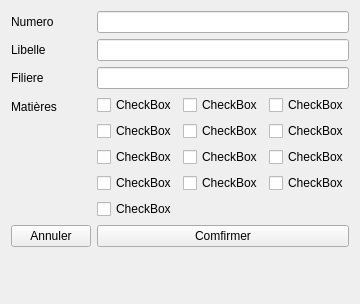
                  <widget class="QWidget" name="tabUE">
                   <attribute name="title">
                    <string>UE</string>
                   </attribute>
                   <layout class="QHBoxLayout" name="horizontalLayout_13">
                    <item>
                     <layout class="QFormLayout" name="formLayout_5">
                      <item row="0" column="0">
                       <widget class="QLabel" name="labelUE">
                        <property name="text">
                         <string>Numero</string>
                        </property>
                       </widget>
                      </item>
                      <item row="0" column="1">
                       <widget class="QLineEdit" name="numUE"/>
                      </item>
                      <item row="1" column="0">
                       <widget class="QLabel" name="libelleUE">
                        <property name="text">
                         <string>Libelle</string>
                        </property>
                       </widget>
                      </item>
                      <item row="1" column="1">
                       <widget class="QLineEdit" name="editlabelUE"/>
                      </item>
                      <item row="2" column="0">
                       <widget class="QLabel" name="labelNomFil_6">
                        <property name="text">
                         <string>Filiere</string>
                        </property>
                       </widget>
                      </item>
                      <item row="2" column="1">
                       <widget class="QLineEdit" name="editFiliereUE"/>
                      </item>
                      <item row="3" column="0">
                       <widget class="QLabel" name="labelNoteUE">
                        <property name="text">
                         <string>Matières</string>
                        </property>
                       </widget>
                      </item>
                      <item row="4" column="0">
                       <widget class="QPushButton" name="btnCancelUE">
                        <property name="text">
                         <string>Annuler</string>
                        </property>
                       </widget>
                      </item>
                      <item row="4" column="1">
                       <widget class="QPushButton" name="btnConfirmUE">
                        <property name="text">
                         <string>Comfirmer</string>
                        </property>
                       </widget>
                      </item>
                      <item row="5" column="1">
                       <spacer name="verticalSpacer_11">
                        <property name="orientation">
                         <enum>Qt::Vertical</enum>
                        </property>
                        <property name="sizeHint" stdset="0">
                         <size>
                          <width>20</width>
                          <height>40</height>
                         </size>
                        </property>
                       </spacer>
                      </item>
                      <item row="3" column="1">
                       <layout class="QGridLayout" name="gridLayout">
                        <item row="1" column="2">
                         <widget class="QCheckBox" name="checkBox_11">
                          <property name="text">
                           <string>CheckBox</string>
                          </property>
                         </widget>
                        </item>
                        <item row="2" column="2">
                         <widget class="QCheckBox" name="checkBox_12">
                          <property name="text">
                           <string>CheckBox</string>
                          </property>
                         </widget>
                        </item>
                        <item row="3" column="0">
                         <widget class="QCheckBox" name="checkBox">
                          <property name="text">
                           <string>CheckBox</string>
                          </property>
                         </widget>
                        </item>
                        <item row="0" column="0">
                         <widget class="QCheckBox" name="checkBox_2">
                          <property name="text">
                           <string>CheckBox</string>
                          </property>
                         </widget>
                        </item>
                        <item row="3" column="2">
                         <widget class="QCheckBox" name="checkBox_4">
                          <property name="text">
                           <string>CheckBox</string>
                          </property>
                         </widget>
                        </item>
                        <item row="1" column="0">
                         <widget class="QCheckBox" name="checkBox_6">
                          <property name="text">
                           <string>CheckBox</string>
                          </property>
                         </widget>
                        </item>
                        <item row="2" column="1">
                         <widget class="QCheckBox" name="checkBox_9">
                          <property name="text">
                           <string>CheckBox</string>
                          </property>
                         </widget>
                        </item>
                        <item row="2" column="0">
                         <widget class="QCheckBox" name="checkBox_5">
                          <property name="text">
                           <string>CheckBox</string>
                          </property>
                         </widget>
                        </item>
                        <item row="0" column="2">
                         <widget class="QCheckBox" name="checkBox_3">
                          <property name="text">
                           <string>CheckBox</string>
                          </property>
                         </widget>
                        </item>
                        <item row="1" column="1">
                         <widget class="QCheckBox" name="checkBox_7">
                          <property name="text">
                           <string>CheckBox</string>
                          </property>
                         </widget>
                        </item>
                        <item row="0" column="1">
                         <widget class="QCheckBox" name="checkBox_8">
                          <property name="text">
                           <string>CheckBox</string>
                          </property>
                         </widget>
                        </item>
                        <item row="3" column="1">
                         <widget class="QCheckBox" name="checkBox_10">
                          <property name="text">
                           <string>CheckBox</string>
                          </property>
                         </widget>
                        </item>
                        <item row="4" column="0">
                         <widget class="QCheckBox" name="checkBox_13">
                          <property name="text">
                           <string>CheckBox</string>
                          </property>
                         </widget>
                        </item>
                       </layout>
                      </item>
                     </layout>
                    </item>
                   </layout>
                  </widget>
